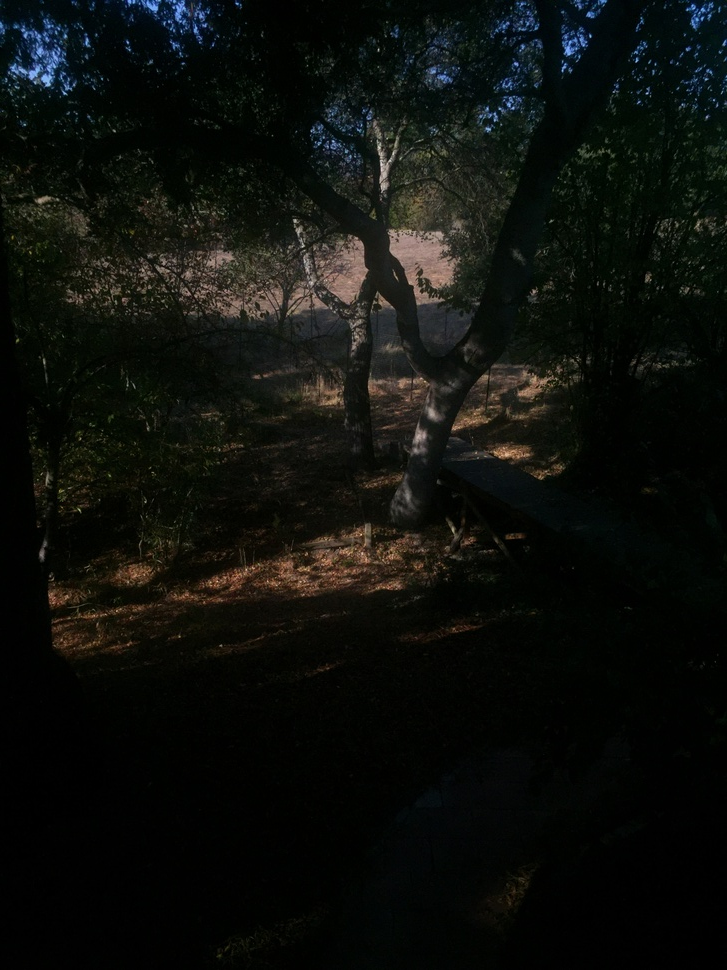
#> input picture Part2_fig/6667.JPG, 727 x 970 px, shrunk from 2448 x 3264 before the run
$ python part2.py
#> lines starting #> are read from the running program, lines starting #| are printed output that depends on the picture
import numpy as np
import cv2
import os
import glob
from numpy import array
import matplotlib.pyplot as plt
from scipy import stats
import math
import matplotlib.mlab as mlab

try:
    os.mkdir('part2_plot')
except:
    pass

# Read images
img_dir="Part2_fig/"
three_files = ["6667.JPG", "1500.JPG", "0250.JPG"]
a_list = [1., 6667./1000, 6667./250]
g_channel = [2.465, 2.510, 2.518] # get from Part1
colors = ['b', 'g', 'r']

# Plot
for i in range(0, len(three_files)):
    img=cv2.imread(img_dir+three_files[i])
#> img is the input picture: shape (970, 727, 3); mean B, G, R 12, 15.6, 13.5
    for channel, col in enumerate(colors):
        img_channel=img[:,:,channel]
        b_prime_g = np.power(img_channel, g_channel[channel])
        plt.subplot(2,2,channel+1)
        _max = int(pow(255,g_channel[channel]))+1
        plt.hist(b_prime_g.ravel(),bins=25,range=[0, _max],color=col.lower())
        plt.title('%s Channel' %col.upper())
#> this loop made 3 passes
#> pass 1, `img_channel=img[:,:,channel]`:
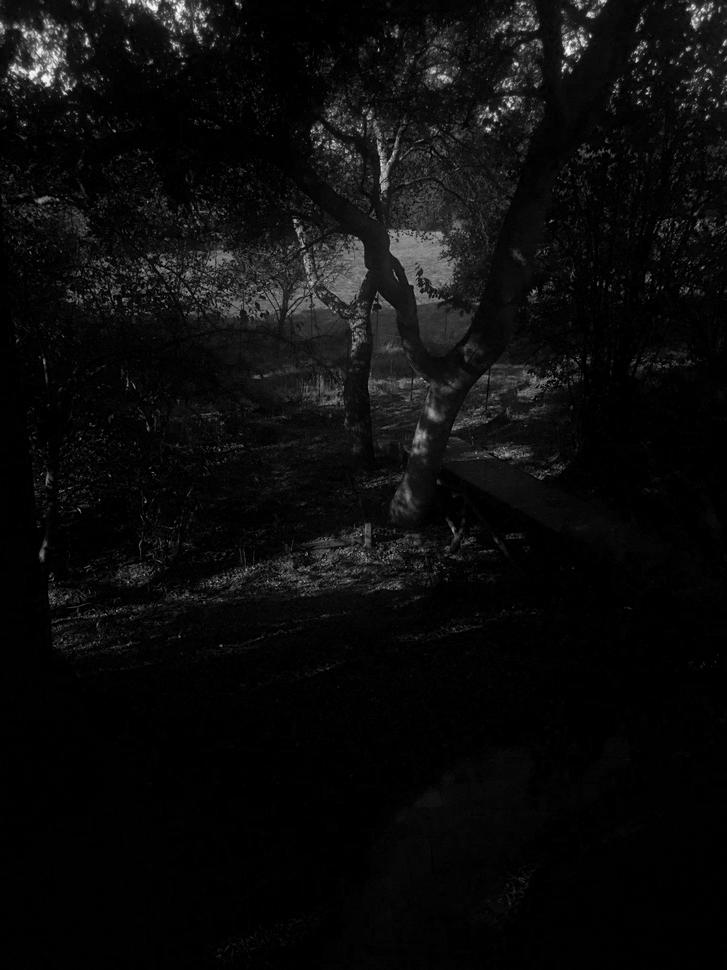
#> img_channel: shape (970, 727); min 0, max 254, mean 12
#> pass 1, `b_prime_g = np.power(img_channel, g_channel[channel])`:
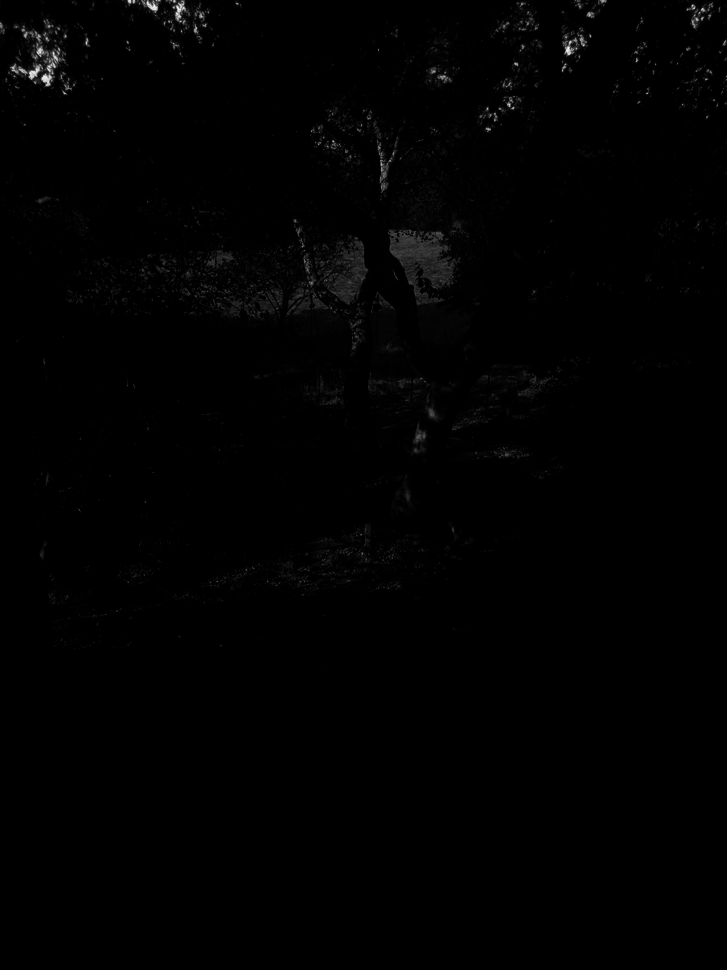
#> b_prime_g: shape (970, 727) float64; min 0, max 847061.8, mean 5096.7; drawn with min black and max white
#> after the loop:
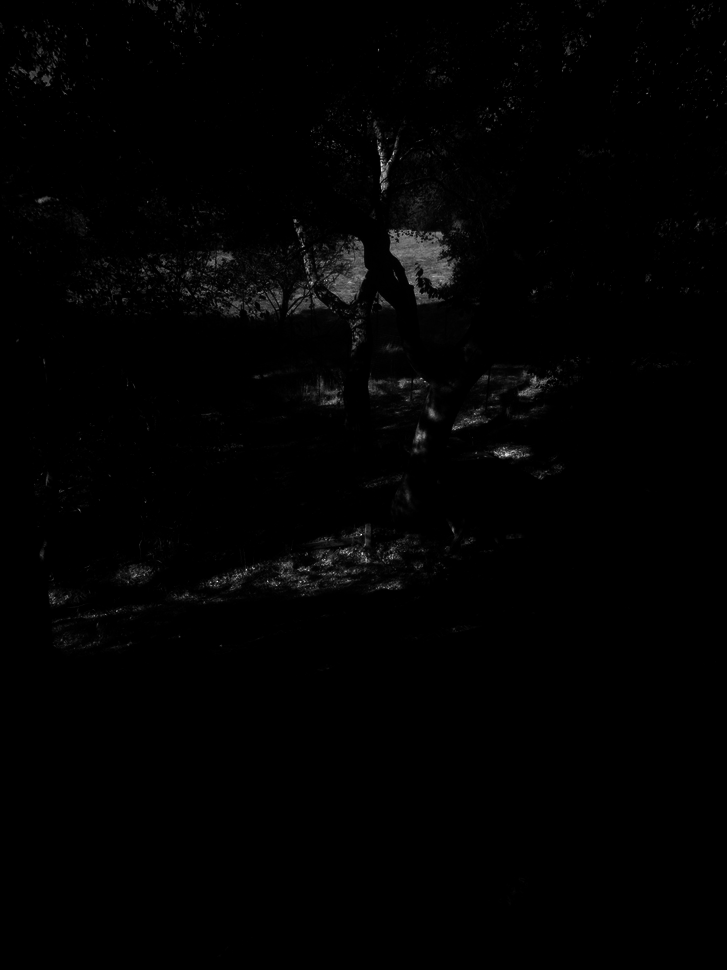
#> b_prime_g: shape (970, 727) float64; min 0, max 934004.3, mean 8296.6; drawn with min black and max white
#> after the loop:
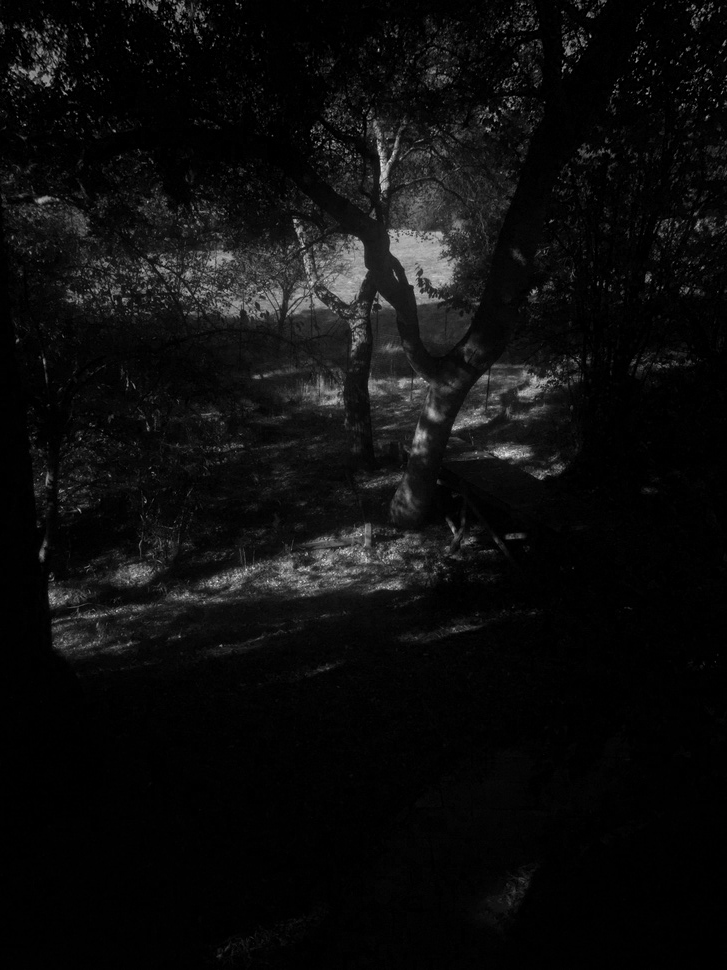
#> img_channel: shape (970, 727); min 0, max 235, mean 13.5

    plt.gcf().set_size_inches(18.5, 10.5)
    plt.savefig('part2_plot/B\'_vs_T_image_%s.jpg' %(three_files[i]))
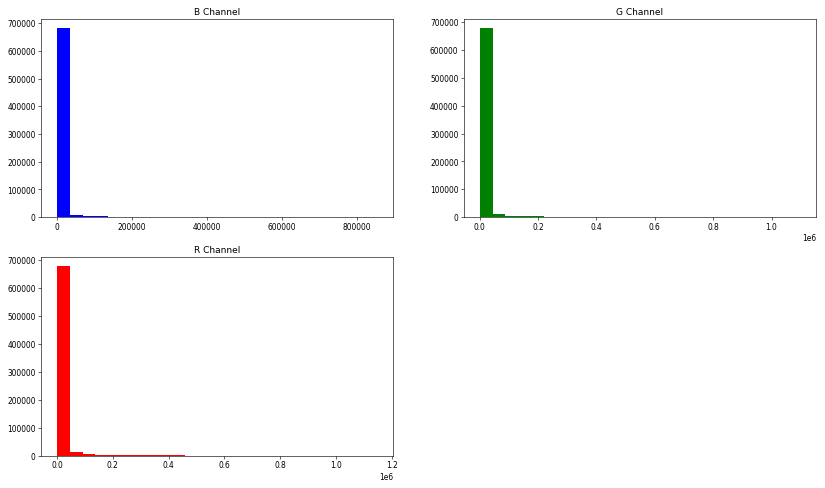
#> figure drawn by matplotlib, 3 panels; panel 1: tallest bar 682134 high, from x = 0 to 34212.3; panel 2: tallest bar 679380 high, from x = 0 to 43901.2; panel 3: tallest bar 675662 high, from x = 3.64e-12 to 45891.1
    plt.gcf().clear()

    if i > 0:
        a = a_list[i]
        for channel, col in enumerate(colors):
            img_channel=img[:,:,channel]
            b_prime_g = np.power(img_channel, g_channel[channel])
            b_prime_g_div_a=np.divide(b_prime_g, a)
            plt.subplot(2,2,channel+1)
            _max = int(pow(255,g_channel[channel])/a)+1
            plt.hist(b_prime_g_div_a.ravel(),bins=25,range=[0, _max], color=col.lower())
            plt.title('%s Channel' %col.upper())

        plt.gcf().set_size_inches(18.5, 10.5)
        plt.savefig('part2_plot/B\'_div_a_vs_T_image_%s.jpg' %(three_files[i]))
        plt.gcf().clear()
#> pass 2 of the loop `for i in range(0, len(three_files)):`:
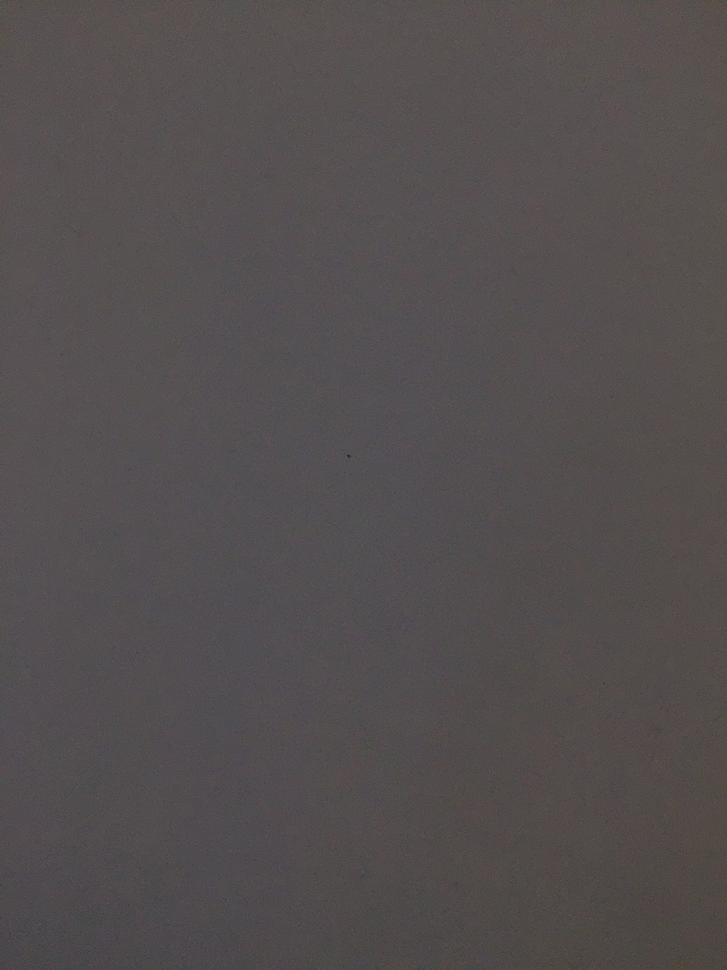
#> input picture Part1_fig/1500.JPG, 727 x 970 px, shrunk from 2448 x 3264 before the run, found by its file name
#> img is the input picture: shape (970, 727, 3); mean B, G, R 79.1, 78.8, 84.2
#> after the loop `for channel, col in enumerate(colors):`:
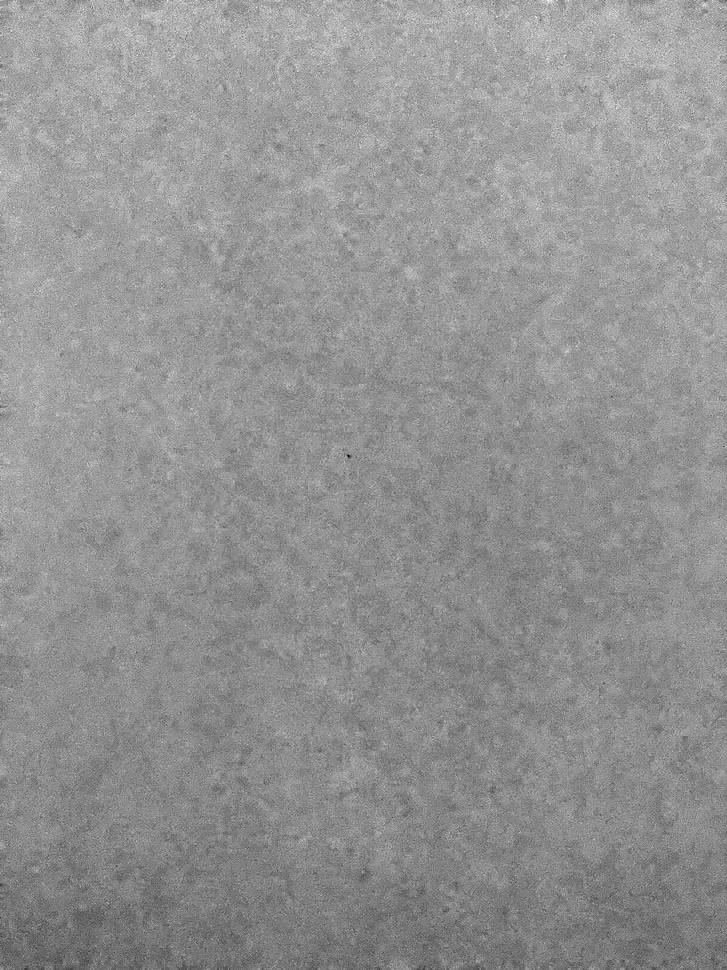
#> b_prime_g: shape (970, 727) float64; min 3655.1, max 119919.5, mean 70692.7; drawn with min black and max white
#> `plt.savefig('part2_plot/B\'_div_a_vs_T_image_%s.jpg' %(three_files[i]))`:
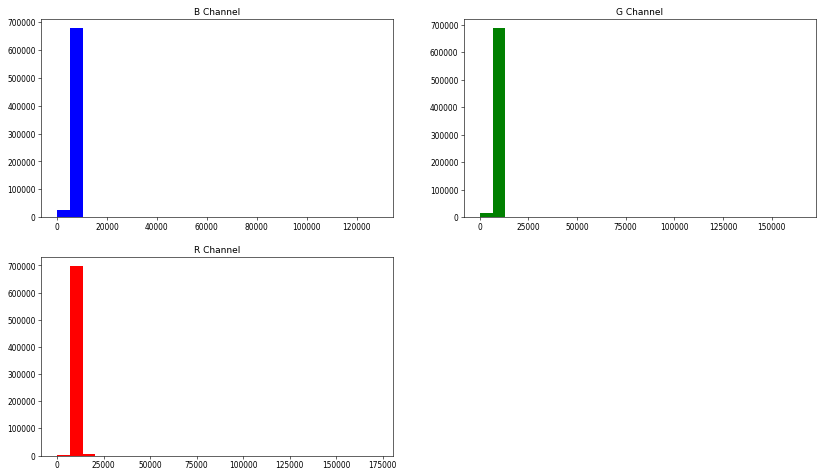
#> figure drawn by matplotlib, 3 panels; panel 1: tallest bar 679272 high, from x = 5131.6 to 10263.2; panel 2: tallest bar 688269 high, from x = 6584.9 to 13169.8; panel 3: tallest bar 696754 high, from x = 6883.3 to 13766.6
#> pass 3 of the loop `for i in range(0, len(three_files)):`:
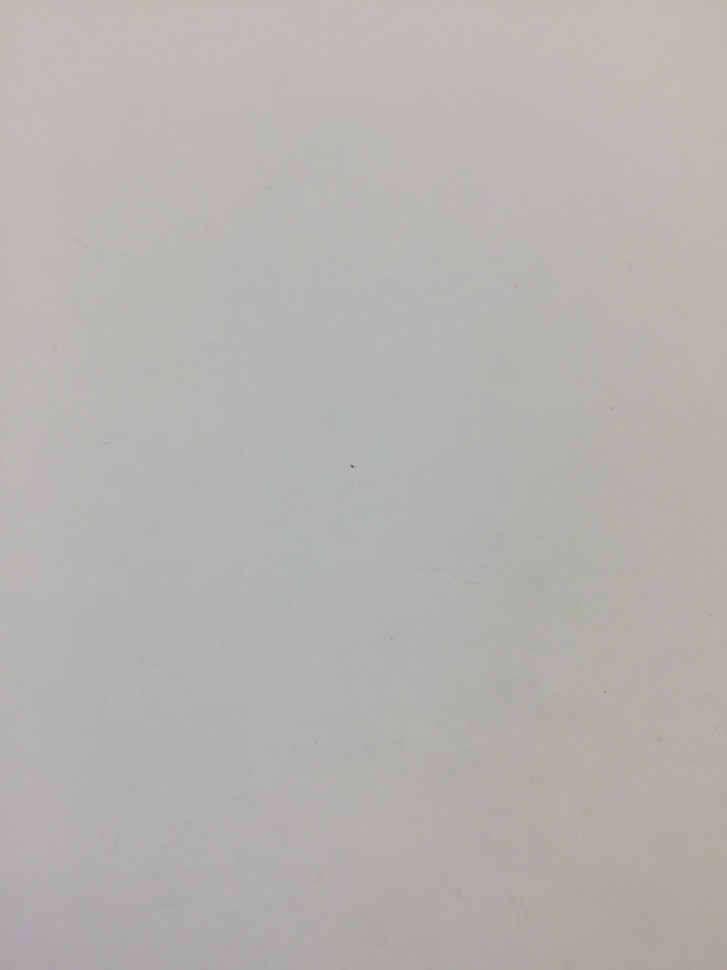
#> input picture Part1_fig/0250.JPG, 727 x 970 px, shrunk from 2448 x 3264 before the run, found by its file name
#> img is the input picture: shape (970, 727, 3); mean B, G, R 175.6, 179, 181.4
#> after the loop `for channel, col in enumerate(colors):`:
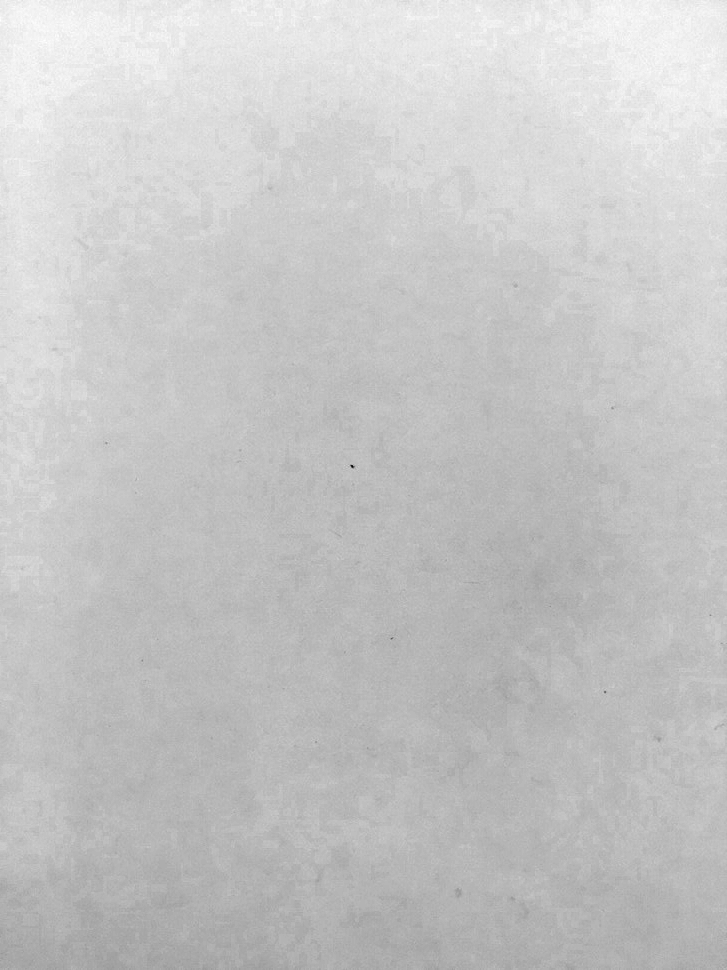
#> b_prime_g: shape (970, 727) float64; min 44254.4, max 614486.1, mean 487695.5; drawn with min black and max white
#> `plt.savefig('part2_plot/B\'_div_a_vs_T_image_%s.jpg' %(three_files[i]))`:
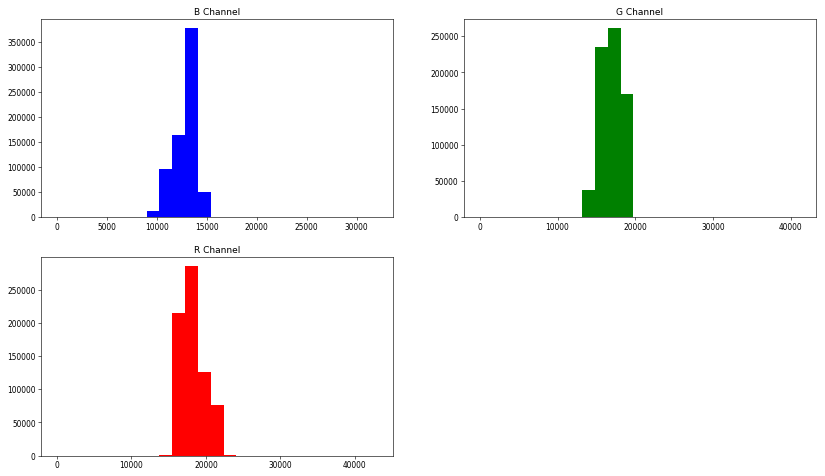
#> figure drawn by matplotlib, 3 panels; panel 1: tallest bar 378291 high, from x = 12829.2 to 14112.1; panel 2: tallest bar 261469 high, from x = 16462.4 to 18108.6; panel 3: tallest bar 285483 high, from x = 17208.4 to 18929.2
